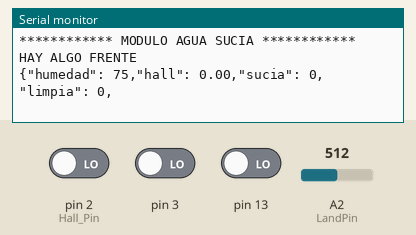
Recording of a sketch running on a simulated Arduino Uno, built with avr-gcc and run on an emulated ATmega328P. Parts: the last lines printed to the serial monitor. The inputs (shaded band) are chosen by the test bench; at power-on: A2 (LandPin) = 512, pin 2 (Hall_Pin) LOW, pin 3 LOW, pin 13 LOW.

Above: at 7.1 s.
7.2 s: A2 (LandPin) set to 938
At 8.1 s:
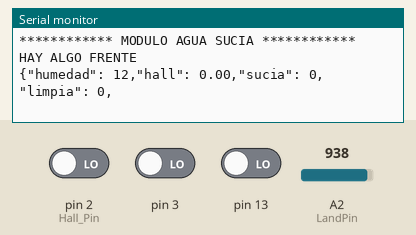
11.5 s: A2 (LandPin) set to 974
At 12.5 s:
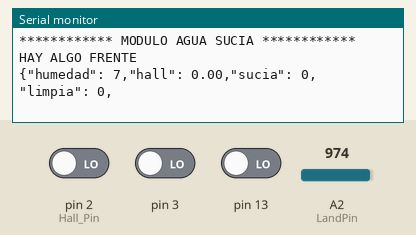
Timing chart, 0 to 14.5 s (numbered marks = the images above; inputs shaded):
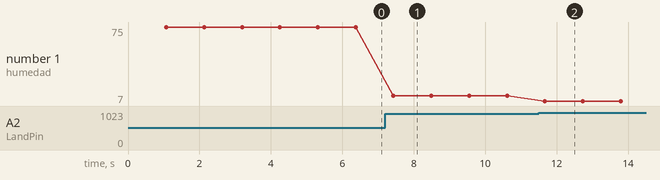

Measured:
- after the input at 7.2 s, the serial monitor: prints a new line after 0.23 s (image 1)
- after the input at 11.5 s, the serial monitor: prints a new line after 0.17 s (image 2)
- plotted number 1: 75 → 12 after the input at 7.2 s, 12 → 7 after the input at 11.5 s

The sketch:

ACE2Proyecto1.ino
```cpp
#include "DHT.h"
#include <infrarrojo.h>

/*Modulo HUMEDAD DE TIERRA*/
#define DHTTYPE DHT11   // DHT 22  (AM2302), AM2321

int LandPin = A2;
float LandLecture= 0;

/*Modulo de Sensor Hall*/
volatile int Hall_NumPulsos;        //variable para la cantidad de pulsos recibidos
int Hall_Pin = 2;                   //pin 2 digital
float Hall_FactorConversion = 7.15; //para convertir de frecuencia a caudal
float Hall_Volumen = 0;             //el volumen de agua que se filtro
long Hall_dt=0;                     //variación de tiempo por cada bucle
long Hall_t0=0;                     //millis() del bucle anterior


/*Modulo de Agua Sucia*/
infrarrojo estado_sucio(13);        //DEFINICION DEL PIN DEL ARDUINO A USA/VARIBLE QUE RECIBE EL DATOR
int VALOR_SUCIO;
//int led =12;                      //REDEFINICION DE PIN DE ARDUINO PARA LED INDICADOR DE PULSO(ESTO ES OPCIONAL)
int led_estado_sucio;               //VARIABLE

/*Modulo de Agua Limpia*/
infrarrojo estado_limpia(3);       //DEFINICION DEL PIN DEL ARDUINO A USA/VARIBLE QUE RECIBE EL DATOR
int VALOR_LIMPIA;
//int led =12;                      //REDEFINICION DE PIN DE ARDUINO PARA LED INDICADOR DE PULSO(ESTO ES OPCIONAL)
int led_estado_limpia;              //VARIABLE


void setup() {
  // put your setup code here, to run once:
  Serial.begin(9600);

  /*Modulo Sensor Hall*/
  pinMode(Hall_Pin, INPUT);
  attachInterrupt(0,ContarPulsos,RISING);//(Interrupción 0(Pin2),función,Flanco de subida)
  Hall_t0=millis();
}

void loop() {
  // put your main code here, to run repeatedly:
  //Serial.println("MODULO SENSOR HALL");
  String hall_medition = Sensor_Hall();
  //Serial.println("MODULO AGUA SUCIA");
  String sucia_medition = Agua_Sucia();
  //Serial.println("MODULO AGUA LIMPIA");
  String limpia_medition = Agua_Limpia();

  //Serial.println("MODULO HUMEDAD DE TIERRA:");
  String land_medition = land_method();
  String datos = "{\"humedad\": " + land_medition + "," + "\"hall\": " + hall_medition + "," + "\"sucia\": " + sucia_medition + "," + "\"limpia\": " + limpia_medition + ",";
  Serial.print(datos + "\n");
  delay(2000);
}

/*Modulo de HUMEDAD DE TIERRA*/
String land_method(){
  LandLecture = analogRead(LandPin);
  int LandHumidity = map(LandLecture,1023,350,0,100);
  return String(LandHumidity);
}

/*Modulo Sensor Hall*/
void ContarPulsos ()
{
  Hall_NumPulsos++;       //incrementamos la variable de pulsos
}

int ObtenerFrecuecia()
{
  int frecuencia;
  Hall_NumPulsos = 0;          //Ponemos a 0 el número de pulsos
  interrupts();                //Habilitamos las interrupciones
  delay(1000);
  noInterrupts();              //Deshabilitamos  las interrupciones
  frecuencia=Hall_NumPulsos;   //Hz segundo
  return frecuencia;
}

String Sensor_Hall(){
  float frecuencia=ObtenerFrecuecia(); //frecuencia de los pulsos en Hz
  float caudal_L_m=frecuencia/Hall_FactorConversion; //caudal en L/m
  float caudal_Cm3_s= caudal_L_m*(1000/60); //conversion L/m -> cm3/s
  Hall_dt=millis()-Hall_t0; //calculamos la variación de tiempo
  Hall_t0=millis();
  Hall_Volumen=Hall_Volumen+(caudal_Cm3_s)*(Hall_dt/1000); // volumen(L)=caudal(cm3/s)*tiempo(s)
  /*Serial.println("************ MODULO HALL ************");
  Serial.print ("Caudal: ");
  Serial.print (caudal_Cm3_s);
  Serial.print ("cm3/s -- Volumen: ");
  Serial.print (Hall_Volumen);
  Serial.print (" cm3\n");*/
  return String(Hall_Volumen, 2);
}

/*Modulo de Agua Sucia*/

String Agua_Sucia(){
  led_estado_sucio = estado_sucio.lectura(VALOR_SUCIO);//LED QUE RECOGE EL ESTADO DEL SENSOR
  Serial.println("************ MODULO AGUA SUCIA ************");
  if(led_estado_sucio == 1)//ETAPA DE COMPARACION PARA ACTIVAR UN LED SEGUN EL ESTADO DEL SENSOR
  {
    Serial.print("NADA\n");
    //digitalWrite(led,HIGH);//PRENDE UN LED SI EL SENSOR DETECTA OBSTACULO
    return "1";
  }
  else
  {
    Serial.print("HAY ALGO FRENTE\n");
    //digitalWrite(led,LOW);
    return "0";
  }
  return "555";
}

String Agua_Limpia(){
  led_estado_limpia = estado_limpia.lectura(VALOR_LIMPIA);//LED QUE RECOGE EL ESTADO DEL SENSOR
  //Serial.println("************ MODULO AGUA LIMPIA ************");
  if(led_estado_limpia == 1)//ETAPA DE COMPARACION PARA ACTIVAR UN LED SEGUN EL ESTADO DEL SENSOR
  {
    //Serial.print("NADA\n");
    //digitalWrite(led,HIGH);//PRENDE UN LED SI EL SENSOR DETECTA OBSTACULO
    return "1";
  }
  else
  {
    //Serial.print("HAY ALGO FRENTE\n");
    //digitalWrite(led,LOW);
    return "0";
  }
  return "0";
}
```
